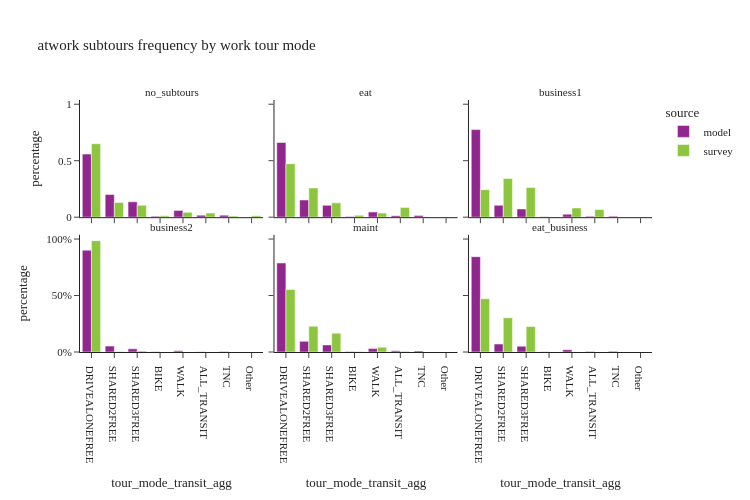

The notebook cell this image was saved under:
### Code cell
util.plot_share_facetbar(work_tour, 'tour_weight', share_col="tour_mode_transit_agg", title="atwork subtours frequency by work tour mode", 
                             facet_col='atwork_subtour_frequency', facet_col_wrap=3, height=500, orientation='v')

### Figure 1 — Plotly figure (JSON) as saved in the notebook; plotly's stock layout.template omitted (floating-point values rounded to 4 significant figures)
{"data": [{"alignmentgroup": "True", "customdata": [[589754], [212304], [143523], [9255], [63382], [18865], [19212]], "hovertemplate": "source=model<br>atwork_subtour_frequency=no_subtours<br>tour_mode_transit_agg=%{x}<br>percentage=%{y}<br>sample_size=%{customdata[0]}<extra></extra>", "legendgroup": "model", "marker": {"color": "#91268F", "pattern": {"shape": ""}}, "name": "model", "offsetgroup": "model", "orientation": "v", "showlegend": true, "textposition": "auto", "type": "bar", "x": ["DRIVEALONEFREE", "SHARED2FREE", "SHARED3FREE", "BIKE", "WALK", "ALL_TRANSIT", "TNC"], "xaxis": "x4", "y": [0.5583, 0.201, 0.1359, 0.008762, 0.06, 0.01786, 0.01819], "yaxis": "y4"}, {"alignmentgroup": "True", "customdata": [[211456], [48720], [33578], [2047], [14640], [4372], [5021]], "hovertemplate": "source=model<br>atwork_subtour_frequency=eat<br>tour_mode_transit_agg=%{x}<br>percentage=%{y}<br>sample_size=%{customdata[0]}<extra></extra>", "legendgroup": "model", "marker": {"color": "#91268F", "pattern": {"shape": ""}}, "name": "model", "offsetgroup": "model", "orientation": "v", "showlegend": false, "textposition": "auto", "type": "bar", "x": ["DRIVEALONEFREE", "SHARED2FREE", "SHARED3FREE", "BIKE", "WALK", "ALL_TRANSIT", "TNC"], "xaxis": "x5", "y": [0.6611, 0.1523, 0.105, 0.0064, 0.04577, 0.01367, 0.0157], "yaxis": "y5"}, {"alignmentgroup": "True", "customdata": [[50182], [6793], [4705], [279], [1739], [465], [577]], "hovertemplate": "source=model<br>atwork_subtour_frequency=business1<br>tour_mode_transit_agg=%{x}<br>percentage=%{y}<br>sample_size=%{customdata[0]}<extra></extra>", "legendgroup": "model", "marker": {"color": "#91268F", "pattern": {"shape": ""}}, "name": "model", "offsetgroup": "model", "orientation": "v", "showlegend": false, "textposition": "auto", "type": "bar", "x": ["DRIVEALONEFREE", "SHARED2FREE", "SHARED3FREE", "BIKE", "WALK", "ALL_TRANSIT", "TNC"], "xaxis": "x6", "y": [0.7751, 0.1049, 0.07268, 0.00431, 0.02686, 0.007183, 0.008913], "yaxis": "y6"}, {"alignmentgroup": "True", "customdata": [[1914], [111], [59], [3], [22], [6], [8]], "hovertemplate": "source=model<br>atwork_subtour_frequency=business2<br>tour_mode_transit_agg=%{x}<br>percentage=%{y}<br>sample_size=%{customdata[0]}<extra></extra>", "legendgroup": "model", "marker": {"color": "#91268F", "pattern": {"shape": ""}}, "name": "model", "offsetgroup": "model", "orientation": "v", "showlegend": false, "textposition": "auto", "type": "bar", "x": ["DRIVEALONEFREE", "SHARED2FREE", "SHARED3FREE", "BIKE", "WALK", "ALL_TRANSIT", "TNC"], "xaxis": "x", "y": [0.9016, 0.05228, 0.02779, 0.001413, 0.01036, 0.002826, 0.003768], "yaxis": "y"}, {"alignmentgroup": "True", "customdata": [[40168], [4818], [3203], [220], [1538], [519], [505]], "hovertemplate": "source=model<br>atwork_subtour_frequency=maint<br>tour_mode_transit_agg=%{x}<br>percentage=%{y}<br>sample_size=%{customdata[0]}<extra></extra>", "legendgroup": "model", "marker": {"color": "#91268F", "pattern": {"shape": ""}}, "name": "model", "offsetgroup": "model", "orientation": "v", "showlegend": false, "textposition": "auto", "type": "bar", "x": ["DRIVEALONEFREE", "SHARED2FREE", "SHARED3FREE", "BIKE", "WALK", "ALL_TRANSIT", "TNC"], "xaxis": "x2", "y": [0.7881, 0.09452, 0.06284, 0.004316, 0.03017, 0.01018, 0.009908], "yaxis": "y2"}, {"alignmentgroup": "True", "customdata": [[3572], [299], [218], [10], [86], [23], [25]], "hovertemplate": "source=model<br>atwork_subtour_frequency=eat_business<br>tour_mode_transit_agg=%{x}<br>percentage=%{y}<br>sample_size=%{customdata[0]}<extra></extra>", "legendgroup": "model", "marker": {"color": "#91268F", "pattern": {"shape": ""}}, "name": "model", "offsetgroup": "model", "orientation": "v", "showlegend": false, "textposition": "auto", "type": "bar", "x": ["DRIVEALONEFREE", "SHARED2FREE", "SHARED3FREE", "BIKE", "WALK", "ALL_TRANSIT", "TNC"], "xaxis": "x3", "y": [0.8438, 0.07064, 0.0515, 0.002362, 0.02032, 0.005433, 0.005906], "yaxis": "y3"}, {"alignmentgroup": "True", "customdata": [[1479], [282], [118], [125], [251], [395], [24], [30]], "hovertemplate": "source=survey<br>atwork_subtour_frequency=no_subtours<br>tour_mode_transit_agg=%{x}<br>percentage=%{y}<br>sample_size=%{customdata[0]}<extra></extra>", "legendgroup": "survey", "marker": {"color": "#8CC63E", "pattern": {"shape": ""}}, "name": "survey", "offsetgroup": "survey", "orientation": "v", "showlegend": true, "textposition": "auto", "type": "bar", "x": ["DRIVEALONEFREE", "SHARED2FREE", "SHARED3FREE", "BIKE", "WALK", "ALL_TRANSIT", "TNC", "Other"], "xaxis": "x4", "y": [0.6503, 0.1305, 0.1053, 0.01157, 0.04293, 0.03677, 0.009609, 0.01298], "yaxis": "y4"}, {"alignmentgroup": "True", "customdata": [[46], [13], [10], [6], [15], [31], [1]], "hovertemplate": "source=survey<br>atwork_subtour_frequency=eat<br>tour_mode_transit_agg=%{x}<br>percentage=%{y}<br>sample_size=%{customdata[0]}<extra></extra>", "legendgroup": "survey", "marker": {"color": "#8CC63E", "pattern": {"shape": ""}}, "name": "survey", "offsetgroup": "survey", "orientation": "v", "showlegend": false, "textposition": "auto", "type": "bar", "x": ["DRIVEALONEFREE", "SHARED2FREE", "SHARED3FREE", "BIKE", "WALK", "ALL_TRANSIT", "TNC"], "xaxis": "x5", "y": [0.4734, 0.2589, 0.1269, 0.01655, 0.03594, 0.08678, 0.001522], "yaxis": "y5"}, {"alignmentgroup": "True", "customdata": [[30], [12], [11], [4], [2], [9]], "hovertemplate": "source=survey<br>atwork_subtour_frequency=business1<br>tour_mode_transit_agg=%{x}<br>percentage=%{y}<br>sample_size=%{customdata[0]}<extra></extra>", "legendgroup": "survey", "marker": {"color": "#8CC63E", "pattern": {"shape": ""}}, "name": "survey", "offsetgroup": "survey", "orientation": "v", "showlegend": false, "textposition": "auto", "type": "bar", "x": ["DRIVEALONEFREE", "SHARED2FREE", "SHARED3FREE", "BIKE", "WALK", "ALL_TRANSIT"], "xaxis": "x6", "y": [0.2436, 0.3435, 0.2622, 0.001492, 0.08174, 0.06751], "yaxis": "y6"}, {"alignmentgroup": "True", "customdata": [[6], [1], [1], [1]], "hovertemplate": "source=survey<br>atwork_subtour_frequency=business2<br>tour_mode_transit_agg=%{x}<br>percentage=%{y}<br>sample_size=%{customdata[0]}<extra></extra>", "legendgroup": "survey", "marker": {"color": "#8CC63E", "pattern": {"shape": ""}}, "name": "survey", "offsetgroup": "survey", "orientation": "v", "showlegend": false, "textposition": "auto", "type": "bar", "x": ["DRIVEALONEFREE", "SHARED2FREE", "SHARED3FREE", "ALL_TRANSIT"], "xaxis": "x", "y": [0.9855, 0.005106, 0.00941, 0.0], "yaxis": "y"}, {"alignmentgroup": "True", "customdata": [[47], [13], [5], [6], [10], [12], [2]], "hovertemplate": "source=survey<br>atwork_subtour_frequency=maint<br>tour_mode_transit_agg=%{x}<br>percentage=%{y}<br>sample_size=%{customdata[0]}<extra></extra>", "legendgroup": "survey", "marker": {"color": "#8CC63E", "pattern": {"shape": ""}}, "name": "survey", "offsetgroup": "survey", "orientation": "v", "showlegend": false, "textposition": "auto", "type": "bar", "x": ["DRIVEALONEFREE", "SHARED2FREE", "SHARED3FREE", "BIKE", "WALK", "ALL_TRANSIT", "Other"], "xaxis": "x2", "y": [0.553, 0.2275, 0.1661, 0.004031, 0.04284, 0.006517, 0.0], "yaxis": "y2"}, {"alignmentgroup": "True", "customdata": [[2], [1], [1]], "hovertemplate": "source=survey<br>atwork_subtour_frequency=eat_business<br>tour_mode_transit_agg=%{x}<br>percentage=%{y}<br>sample_size=%{customdata[0]}<extra></extra>", "legendgroup": "survey", "marker": {"color": "#8CC63E", "pattern": {"shape": ""}}, "name": "survey", "offsetgroup": "survey", "orientation": "v", "showlegend": false, "textposition": "auto", "type": "bar", "x": ["DRIVEALONEFREE", "SHARED2FREE", "SHARED3FREE"], "xaxis": "x3", "y": [0.4718, 0.3022, 0.226], "yaxis": "y3"}], "layout": {"annotations": [{"font": {}, "showarrow": false, "text": "business2", "x": 0.16, "xanchor": "center", "xref": "paper", "y": 0.465, "yanchor": "bottom", "yref": "paper"}, {"font": {}, "showarrow": false, "text": "maint", "x": 0.5, "xanchor": "center", "xref": "paper", "y": 0.465, "yanchor": "bottom", "yref": "paper"}, {"font": {}, "showarrow": false, "text": "eat_business", "x": 0.84, "xanchor": "center", "xref": "paper", "y": 0.465, "yanchor": "bottom", "yref": "paper"}, {"font": {}, "showarrow": false, "text": "no_subtours", "x": 0.16, "xanchor": "center", "xref": "paper", "y": 1.0, "yanchor": "bottom", "yref": "paper"}, {"font": {}, "showarrow": false, "text": "eat", "x": 0.5, "xanchor": "center", "xref": "paper", "y": 1.0, "yanchor": "bottom", "yref": "paper"}, {"font": {}, "showarrow": false, "text": "business1", "x": 0.84, "xanchor": "center", "xref": "paper", "y": 1.0, "yanchor": "bottom", "yref": "paper"}], "barmode": "group", "height": 500, "legend": {"title": {"text": "source"}, "tracegroupgap": 0}, "title": {"text": "atwork subtours frequency by work tour mode"}, "width": 750, "xaxis": {"anchor": "y", "domain": [0.0, 0.32], "title": {"text": "tour_mode_transit_agg"}}, "xaxis2": {"anchor": "y2", "domain": [0.34, 0.66], "matches": "x", "title": {"text": "tour_mode_transit_agg"}}, "xaxis3": {"anchor": "y3", "domain": [0.68, 1.0], "matches": "x", "title": {"text": "tour_mode_transit_agg"}}, "xaxis4": {"anchor": "y4", "domain": [0.0, 0.32], "matches": "x", "showticklabels": false}, "xaxis5": {"anchor": "y5", "domain": [0.34, 0.66], "matches": "x", "showticklabels": false}, "xaxis6": {"anchor": "y6", "domain": [0.68, 1.0], "matches": "x", "showticklabels": false}, "yaxis": {"anchor": "x", "domain": [0.0, 0.465], "tickformat": ".0%", "title": {"text": "percentage"}}, "yaxis2": {"anchor": "x2", "domain": [0.0, 0.465], "matches": "y", "showticklabels": false, "tickformat": ".0%"}, "yaxis3": {"anchor": "x3", "domain": [0.0, 0.465], "matches": "y", "showticklabels": false}, "yaxis4": {"anchor": "x4", "domain": [0.535, 1.0], "matches": "y", "title": {"text": "percentage"}}, "yaxis5": {"anchor": "x5", "domain": [0.535, 1.0], "matches": "y", "showticklabels": false}, "yaxis6": {"anchor": "x6", "domain": [0.535, 1.0], "matches": "y", "showticklabels": false}}}
